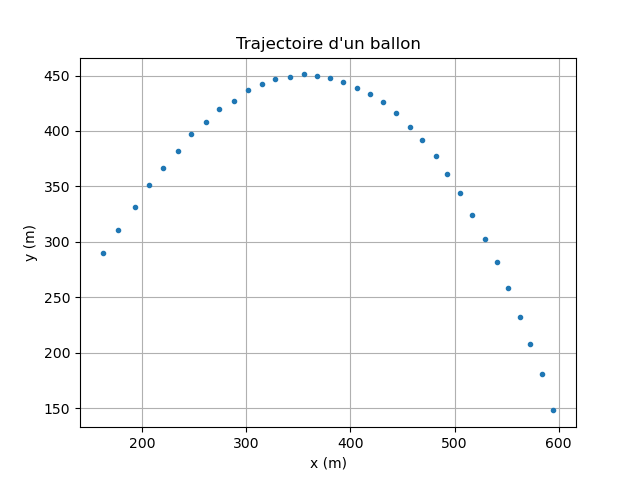

Recreate this plot in Python.
import matplotlib.pyplot as plt
from physique.csv import load_avimeca3_txt

t, x, y = load_avimeca3_txt('data1_avimeca3.txt')

plt.plot(x,y,'.')
plt.title("Trajectoire d'un ballon")
plt.xlabel('x (m)')
plt.ylabel('y (m)')
plt.grid()
plt.savefig("exemple_2.png")
plt.show()
